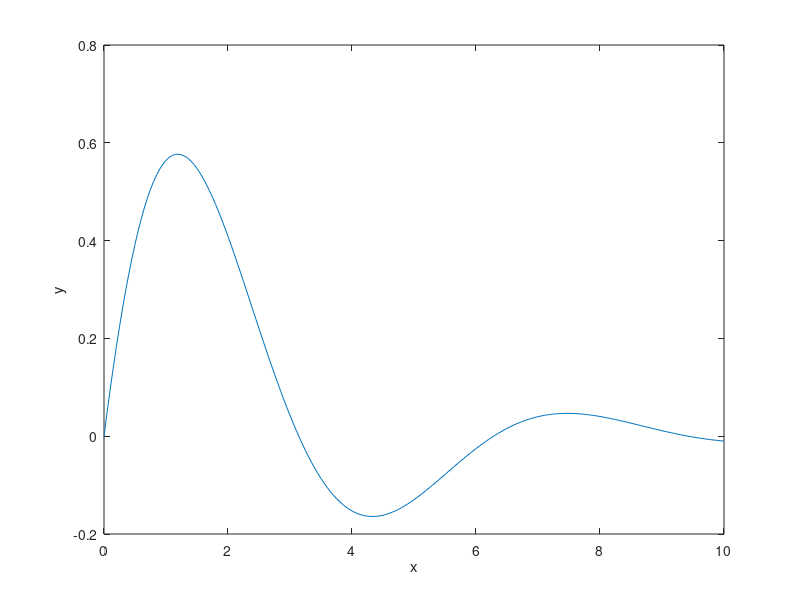

The MATLAB source for this figure:
% L2_1 : Figure 2.1 
% Copyright S. Nakamura, 1995
set(gcf, 'NumberTitle','off','Name', 'Figure 2.1;  List 2.1 or List 2.2')

clear,clf,hold off
x = 0:0.05:10;
y=sin(x).*exp(-0.4*x);
plot(x,y)
xlabel('x'); ylabel('y')
